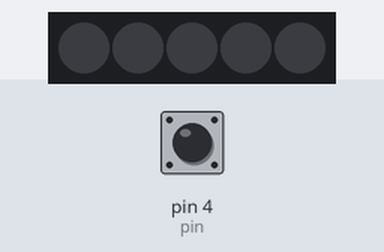
The sketch below on a simulated Arduino Uno, built with avr-gcc and run on an emulated ATmega328P. Parts: 5 RGB LEDs in strip order, left to right. The test bench sets the inputs (shaded band); at power-on: pin 4 (pin) HIGH. Dim RGB values are drawn brighter than linear; what the sketch prints to the serial monitor is not drawn.

Above: at 1.2 s.
1.3 s: pin 4 (pin) pulled LOW for 0.15 s
At 1.38 s:
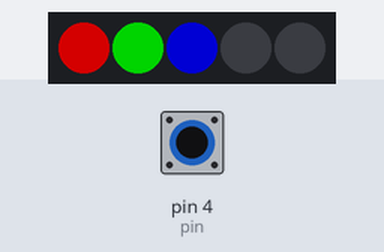
2.9 s: pin 4 (pin) pulled LOW for 3.2 s
At 7.5 s:
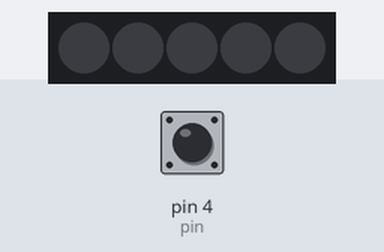
Timing chart, 0 to 7.8 s (numbered marks = the images above; inputs shaded):
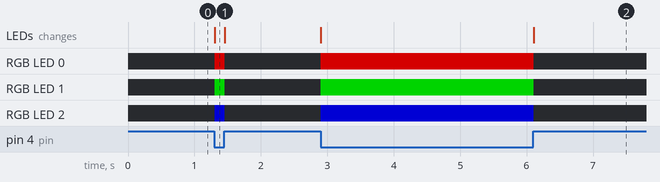

The sketch:

LEDtape.ino
```cpp
#include <Adafruit_NeoPixel.h>

const int DIN_PIN = 2; // 制御するピン
const int LED_COUNT = 5; // LEDの数


const int pin = 4;//スイッチのピン
int value = 0;

Adafruit_NeoPixel pixels(LED_COUNT, DIN_PIN, NEO_GRB + NEO_KHZ800);

void setup() {
  // pinMode(pin, INPUT);
  pinMode(pin, INPUT_PULLUP);
  Serial.begin(9600);
  pixels.begin();
}

void loop() {
  value = digitalRead(pin);
  Serial.println(value);
  if(value == 0){
    pixels.clear();

    pixels.setPixelColor(0, pixels.Color(128, 0, 0)); // 0番目の色を変える
    pixels.setPixelColor(1, pixels.Color(0, 128, 0)); // 1番目の色を変える
    pixels.setPixelColor(2, pixels.Color(0, 0, 128)); // 1番目の色を変える
    pixels.show();
  }else{
    //何も点灯しない処理
    pixels.clear();
    pixels.setPixelColor(0, pixels.Color(0, 0, 0));
    pixels.show();
  }
}
```

Measured:
- after the input at 1.3 s, RGB LED 0: off → RGB(128, 0, 0) at once, → off 0.15 s later; RGB LED 1: off → RGB(0, 128, 0) at once, → off 0.15 s later; RGB LED 2: off → RGB(0, 0, 128) at once, → off 0.15 s later; the LEDs: change at once (image 1)
- after the input at 2.9 s, RGB LED 0: off → RGB(128, 0, 0) at once, → off 3.2 s later; RGB LED 1: off → RGB(0, 128, 0) at once, → off 3.2 s later; RGB LED 2: off → RGB(0, 0, 128) at once, → off 3.2 s later; the LEDs: first change at once (image 2 shows a later state)
